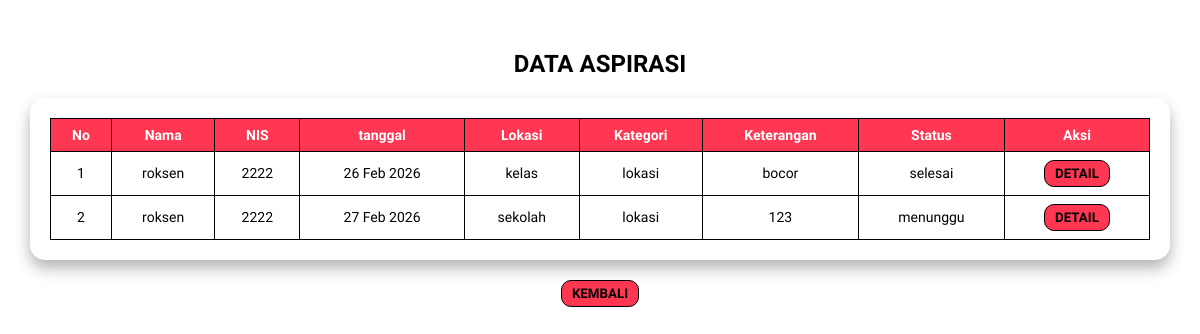
/UJIKOMFALAQ/data-pengaduan.php (signed in), run on the app's committed database.
### tables this page shows
CREATE TABLE `input_aspirasi` (
  `id_pelapor` int(11) NOT NULL,
  `nis` varchar(225) NOT NULL,
  `id_kategori` int(11) NOT NULL,
  `tanggal` datetime NOT NULL DEFAULT current_timestamp(),
  `lokasi` varchar(225) NOT NULL,
  `ket` varchar(225) NOT NULL,
  `status` enum('menunggu','proses','selesai') NOT NULL DEFAULT 'menunggu',
  `feedback` varchar(225) DEFAULT NULL
);

CREATE TABLE `user` (
  `id` int(11) NOT NULL,
  `username` varchar(50) NOT NULL,
  `password` varchar(50) NOT NULL,
  `role` enum('admin','siswa') NOT NULL DEFAULT 'siswa',
  `nis` varchar(100) DEFAULT NULL,
  `kelas` varchar(100) DEFAULT NULL
);

CREATE TABLE `kategori` (
  `id_kategori` int(11) NOT NULL,
  `ket_kategori` varchar(225) NOT NULL
);

### UJIKOMFALAQ/data-pengaduan.php (the view, shortened to what this page needs)
<?php
$nis = $_SESSION['nis'];
$koneksi = mysqli_connect("localhost","root","","ujikom_12rpl2_falaq");
$query = mysqli_query($koneksi, "
        SELECT input_aspirasi.*, kategori.ket_kategori, user.username
        FROM input_aspirasi
        LEFT JOIN kategori
        ON input_aspirasi.id_kategori = kategori.id_kategori
        LEFT JOIN user
        ON input_aspirasi.nis = user.nis
        WHERE user.nis = '$nis'
    ");
?>
<!DOCTYPE html>
<html lang="en">
<head>
</head>
<body>
<h2>DATA ASPIRASI</h2>
<div class="box">
    <table>
        <tr>
            <th>No</th>
            <th>Nama</th>
            <th>NIS</th>
            <th>tanggal</th>
            <th>Lokasi</th>
            <th>Kategori</th>
            <th>Keterangan</th>
            <th>Status</th>
            <th>Aksi</th>
        </tr>
        <?php
        $no = 1;
        while ($data = mysqli_fetch_assoc($query)) {
        ?>
        <tr>
            <td><?= $no++ ?></td>
            <td><?= $data['username'] ?></td>
            <td><?= $data['nis'] ?></td>
            <td><?= date('d M Y', strtotime($data['tanggal'])) ?></td>
            <td><?= $data['lokasi'] ?></td>
            <td><?= $data['ket_kategori'] ?></td>
            <td><?= $data['ket'] ?></td>
            <td><?= $data['status'] ?></td>
            <td>
                <a href="detail-pengaduan.php?id=<?= $data['id_pelapor'] ?>">
                    <button><b>DETAIL</b></button>
                </a>
            </td>
        </tr>
        <?php } ?>
    </table>
</div>
<div class="kembali">
    <a href="siswa.php">
        <button><b>KEMBALI</b></button>
    </a>
</div>
</body>
</html>

### UJIKOMFALAQ/data-pengaduan.php (style rules this page uses)
body { font-family: 'Baloo 2'; margin: 0; padding: 30px; background-color:white; text-align: center; }
h2 { color: black; margin-bottom: 20px; }
.box { background-color: white; padding: 20px; border-radius: 15px; box-shadow: 0 8px 15px rgba(0,0,0,0.3); overflow-x: auto; }
table { width: 100%; border-collapse: collapse; font-size: 14px; }
th, td { border: 1px solid black; padding: 8px; text-align: center; }
th { background-color: rgb(255, 55, 82); color: white; }
button { border: 1px solid black; background-color: rgb(255, 55, 82); color: black; border-radius: 10px; padding: 5px 10px; font-family: 'Baloo 2'; transition: all 0.2s ease; }
.kembali { margin-top: 20px; }

### data on the page
input_aspirasi: user.username "roksen", nis "2222", tanggal "26 Feb 2026", lokasi "kelas", id_kategori.ket_kategori "lokasi", ket "bocor", status "selesai"
input_aspirasi: user.username "roksen", nis "2222", tanggal "27 Feb 2026", lokasi "sekolah", id_kategori.ket_kategori "lokasi", ket "123", status "menunggu"
